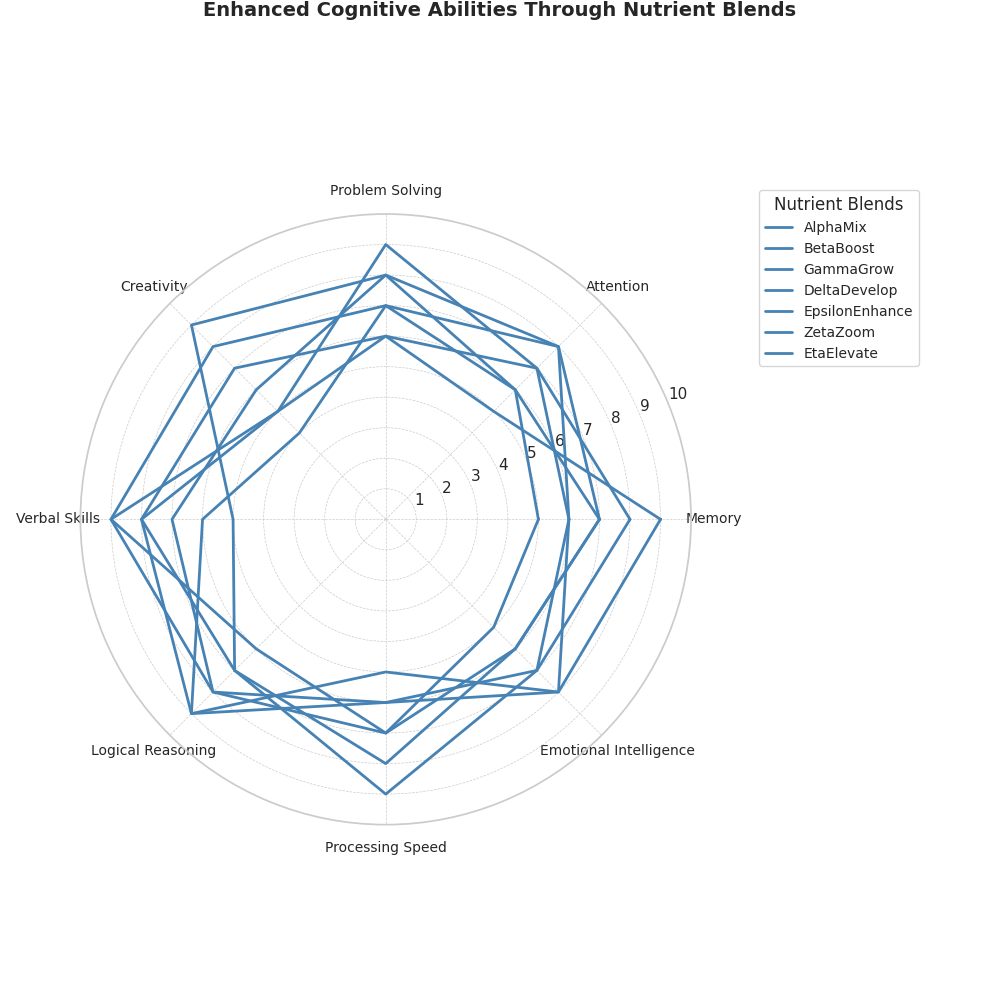

Generate this figure with Python:
import matplotlib.pyplot as plt
import numpy as np

def radar_chart_angles(n):
    return np.linspace(0, 2 * np.pi, n, endpoint=False).tolist()

def create_radar_data(values, angles):
    return values + values[:1], angles + angles[:1]

categories = ['Memory', 'Attention', 'Problem Solving', 'Creativity', 'Verbal Skills',
              'Logical Reasoning', 'Processing Speed', 'Emotional Intelligence']

alpha_mix = [8, 7, 6, 5, 9, 8, 6, 7]
beta_boost = [6, 8, 7, 4, 6, 9, 5, 8]
gamma_grow = [7, 6, 8, 9, 5, 7, 8, 6]
delta_develop = [5, 6, 7, 8, 9, 6, 7, 5]
epsilon_enhance = [9, 5, 6, 7, 8, 9, 6, 8]
zeta_zoom = [7, 8, 8, 6, 7, 8, 7, 6]
eta_elevate = [6, 7, 9, 5, 8, 7, 9, 7]

angles = radar_chart_angles(len(categories))

fig, ax = plt.subplots(figsize=(10, 10), subplot_kw=dict(polar=True))
fig.suptitle("Enhanced Cognitive Abilities Through Nutrient Blends", fontsize=14, fontweight='bold', va='bottom')

blends_data = {
    'AlphaMix': alpha_mix, 'BetaBoost': beta_boost, 'GammaGrow': gamma_grow,
    'DeltaDevelop': delta_develop, 'EpsilonEnhance': epsilon_enhance,
    'ZetaZoom': zeta_zoom, 'EtaElevate': eta_elevate
}

single_color = '#4682B4'

for idx, (blend_name, blend_values) in enumerate(blends_data.items()):
    values, angles_filled = create_radar_data(blend_values, angles)
    ax.plot(angles_filled, values, color=single_color, linewidth=2, label=blend_name)

ax.set_yticks(range(1, 11))
ax.set_xticks(angles)
ax.set_xticklabels(categories, fontsize=10)

ax.yaxis.grid(True, linestyle='--', linewidth=0.5)
ax.xaxis.grid(True, linestyle='--', linewidth=0.5)
ax.set_ylim(0, 10)

plt.legend(loc='upper left', bbox_to_anchor=(1.1, 1.05), title="Nutrient Blends", fontsize=10)

plt.tight_layout(rect=[0, 0, 0.95, 1])
plt.show()
